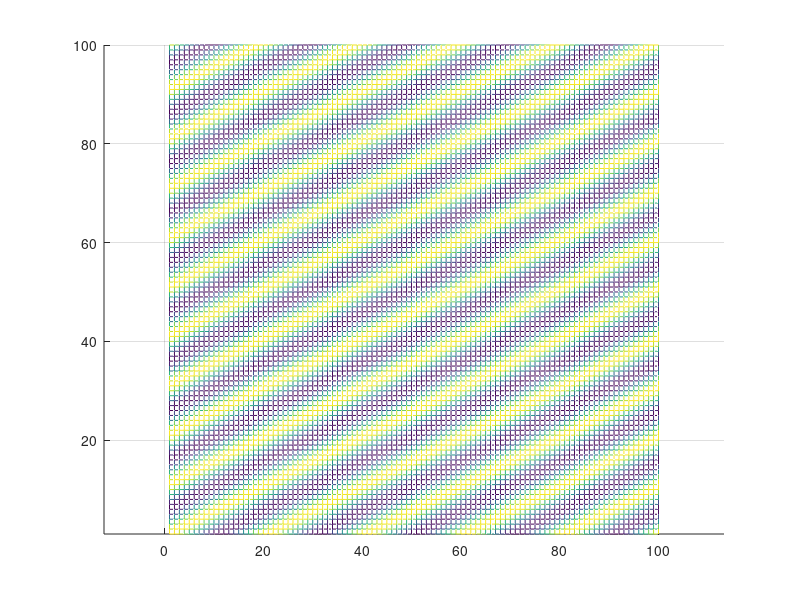

This figure's MATLAB source:
Ta = 0.05;
x1 = [0:Ta:(5-Ta)]';
x2 = x1;
y = zeros(length(x2), length(x1));
for n = 1:length(x1)
   y(:,n) = cos(2 * pi * (x1(n) - 2 * x2)); 
end
figure(1);
mesh(y); view(2);
axis equal;